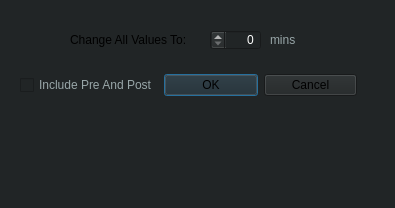
<?xml version="1.0" encoding="UTF-8"?>
<ui version="4.0">
 <class>changevaluedialog</class>
 <widget class="QDialog" name="changevaluedialog">
  <property name="geometry">
   <rect>
    <x>0</x>
    <y>0</y>
    <width>395</width>
    <height>208</height>
   </rect>
  </property>
  <property name="minimumSize">
   <size>
    <width>0</width>
    <height>208</height>
   </size>
  </property>
  <property name="windowTitle">
   <string>Dialog</string>
  </property>
  <property name="styleSheet">
   <string notr="true">background-color:#212526;</string>
  </property>
  <widget class="QLabel" name="changeValueTopLabel">
   <property name="geometry">
    <rect>
     <x>70</x>
     <y>30</y>
     <width>131</width>
     <height>20</height>
    </rect>
   </property>
   <property name="styleSheet">
    <string notr="true"/>
   </property>
   <property name="text">
    <string>Change All Values To:</string>
   </property>
  </widget>
  <widget class="QWidget" name="horizontalLayoutWidget_2">
   <property name="geometry">
    <rect>
     <x>20</x>
     <y>60</y>
     <width>337</width>
     <height>51</height>
    </rect>
   </property>
   <layout class="QHBoxLayout" name="changeValueLayout2">
    <item>
     <widget class="QCheckBox" name="changeValuecheckbox">
      <property name="styleSheet">
       <string notr="true">color: #98A6A8;</string>
      </property>
      <property name="text">
       <string>Include Pre And Post</string>
      </property>
     </widget>
    </item>
    <item>
     <widget class="QPushButton" name="pushButton">
      <property name="text">
       <string>OK</string>
      </property>
     </widget>
    </item>
    <item>
     <widget class="QPushButton" name="pushButton_2">
      <property name="text">
       <string>Cancel</string>
      </property>
     </widget>
    </item>
   </layout>
  </widget>
  <widget class="QSpinBox" name="changeValuespinbox">
   <property name="geometry">
    <rect>
     <x>210</x>
     <y>30</y>
     <width>51</width>
     <height>20</height>
    </rect>
   </property>
   <property name="layoutDirection">
    <enum>Qt::RightToLeft</enum>
   </property>
   <property name="styleSheet">
    <string notr="true">color: #FFFFFF;
selection-color: rgb(255, 255, 255);</string>
   </property>
   <property name="alignment">
    <set>Qt::AlignRight|Qt::AlignTrailing|Qt::AlignVCenter</set>
   </property>
  </widget>
  <widget class="QLabel" name="changeValueminuteslabel">
   <property name="geometry">
    <rect>
     <x>270</x>
     <y>20</y>
     <width>91</width>
     <height>39</height>
    </rect>
   </property>
   <property name="styleSheet">
    <string notr="true">color: #98A6A8;</string>
   </property>
   <property name="text">
    <string>mins</string>
   </property>
  </widget>
 </widget>
 <resources/>
 <connections/>
</ui>
